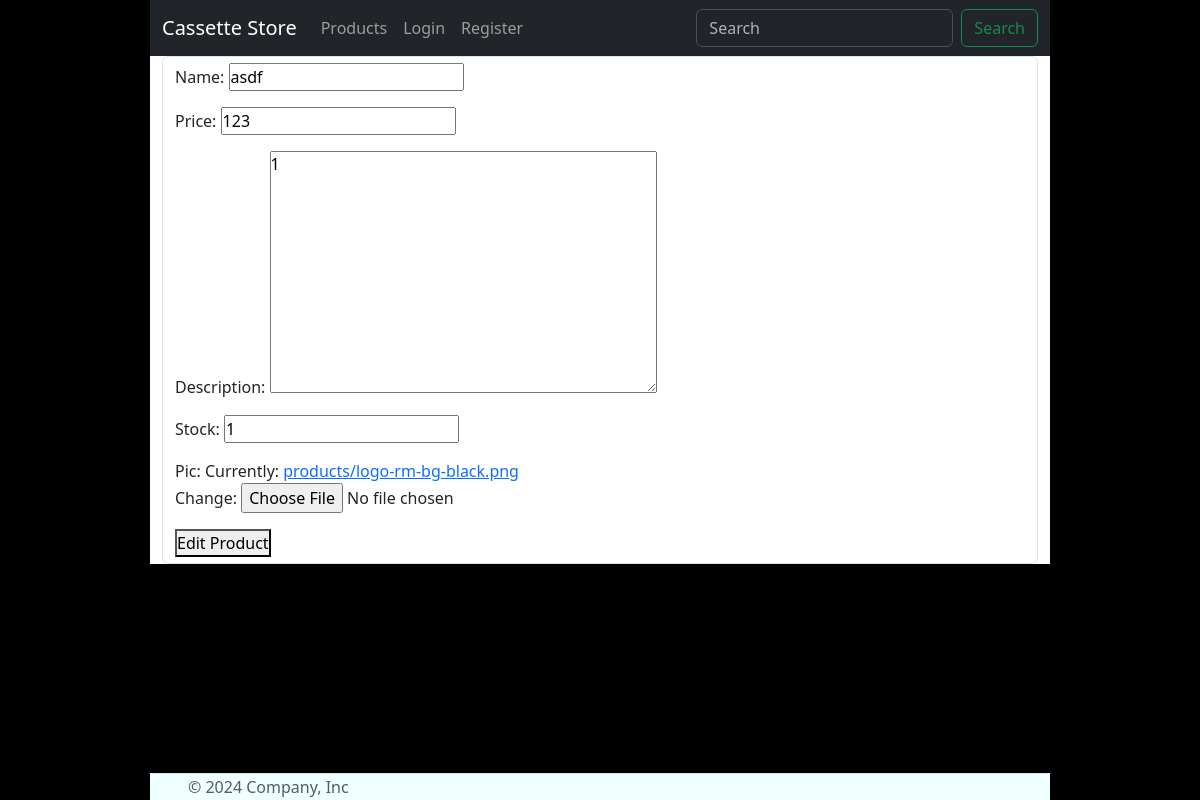
The app's page /editProd/1, older data.
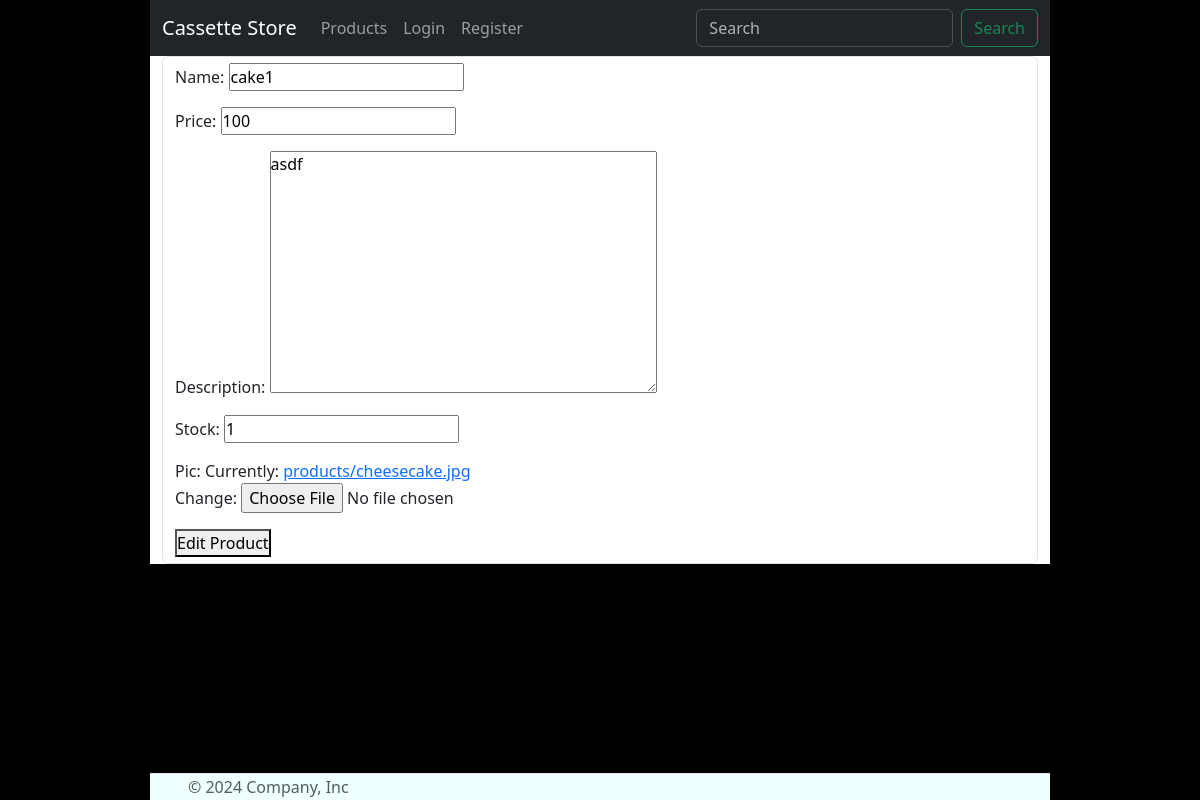
The same page, newer data.
### myapp/models.py (models this page shows, shortened)
class Product(models.Model):
    name = models.CharField(max_length=100) # becomes varchar
    price = models.PositiveIntegerField() # becomes unsigned int
    description = models.TextField() # becomes long or medium text
    stock = models.PositiveIntegerField(default=1)
    created_at =  models.DateTimeField(auto_now_add=True) # stores the curdatetime() in a datetime field
    pic = models.ImageField(upload_to="products/", null = True)

### myapp/views.py (the view)
# urls.py: path('editProd/<int:pk>', views.EditProduct.as_view(), name="editProd"),
class EditProduct(UpdateView):
    model = Product
    template_name = "EditProduct.html"
    fields = [
            'name',
            'price',
            'description',
            'stock',
            'pic'
            ]
    success_url = "/"

### myapp/templates/EditProduct.html (shortened to what this page needs)
{% extends 'base.html' %}
{% load static %}
{% block content %}
    <div class="container-fluid">
        <form method="post" enctype="multipart/form-data" class="form-control">
            {{ form.as_p }}
            <button type="submit">Edit Product</button>
        </form>
    </div>
{% endblock %}

Row changes from the older to the newer data that the page shows:
changed Product "asdf": name "asdf" → "cake1"; price "123" → "100"; description "1" → "asdf"
Text that changed along with them:
text no longer shown: "Name: Price: Description: Stock: Pic: Currently: products/logo-rm-bg-black.png Change:"
text now shown: "Name: Price: Description: Stock: Pic: Currently: products/cheesecake.jpg Change:"
